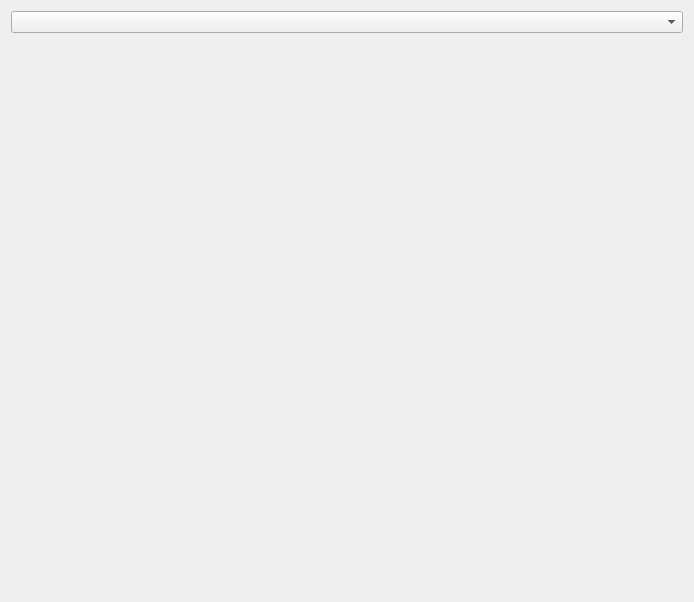
<?xml version="1.0" encoding="UTF-8"?>
<ui version="4.0">
 <class>Settings</class>
 <widget class="QDialog" name="settingsDialog">
  <property name="geometry">
   <rect>
    <x>0</x>
    <y>0</y>
    <width>694</width>
    <height>602</height>
   </rect>
  </property>
  <property name="windowTitle">
   <string>Dialog</string>
  </property>
  <layout class="QVBoxLayout" name="verticalLayout">
   <item>
    <widget class="QComboBox" name="protocolSelection"/>
   </item>
   <item>
    <widget class="QStackedWidget" name="protocolSettings">
     <property name="currentIndex">
      <number>0</number>
     </property>
    </widget>
   </item>
  </layout>
 </widget>
 <resources/>
 <connections/>
</ui>
